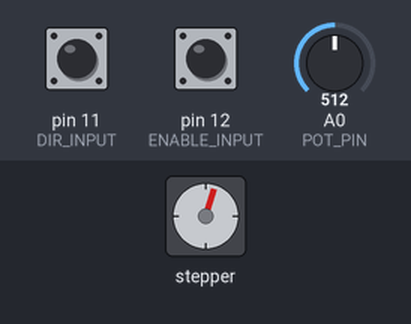
A program run on a simulated Arduino Nano, built with avr-gcc and run on an emulated ATmega328P. On the bench: stepper motor. Wiring (inferred from the names in the program): stepper motor driver (200 steps per turn assumed): step pin 9; direction pin 8; enable pin 7. Inputs (shaded band) come from the test bench; at power-on: pin 12 (ENABLE_INPUT) HIGH, pin 11 (DIR_INPUT) HIGH, A0 (POT_PIN) = 512.

Above: at 1.2 s.
1.3 s: pin 12 (ENABLE_INPUT) pulled LOW for 1 s
At 3.1 s:
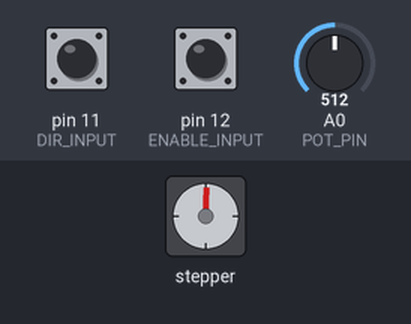
3.8 s: pin 12 (ENABLE_INPUT) pulled LOW for 0.15 s
At 5.0 s:
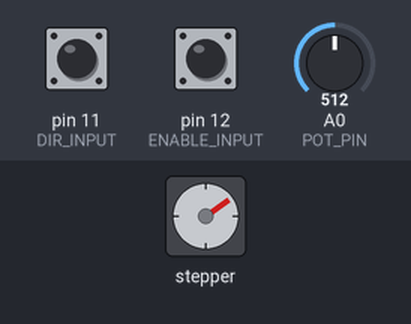
5.4 s: pin 12 (ENABLE_INPUT) pulled LOW for 0.15 s
At 6.2 s:
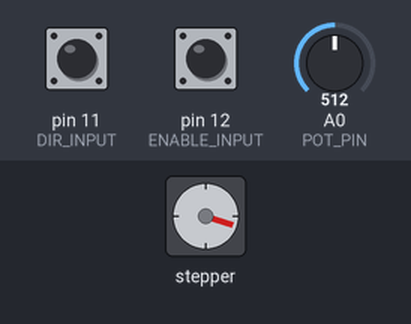
7.0 s: pin 12 (ENABLE_INPUT) pulled LOW for 3.2 s
At 11.4 s:
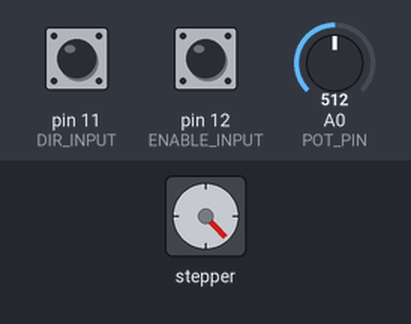
11.7 s: pin 12 (ENABLE_INPUT) pulled LOW for 0.15 s
At 12.3 s:
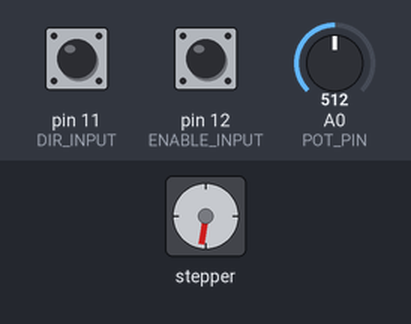
13.4 s: pin 12 (ENABLE_INPUT) pulled LOW for 1 s
At 14.8 s:
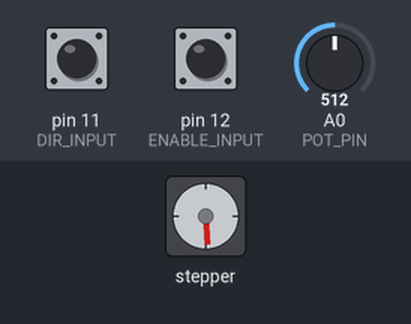
Timing chart, 0 to 16.4 s (numbered marks = the images above; inputs shaded):
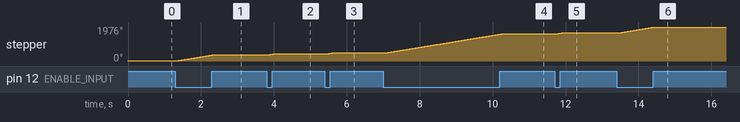

Measured:
- after the input at 1.3 s, stepper: turns 345° clockwise in 0.99 s, starting after 0.06 s
- after the input at 3.8 s, stepper: turns 52° clockwise in 0.15 s, starting after 0.05 s
- after the input at 5.4 s, stepper: turns 53° clockwise in 0.15 s, starting after 0.05 s
- after the input at 7.0 s, stepper: turns 1108° clockwise in 3.2 s, starting after 0.06 s
- after the input at 11.7 s, stepper: turns 53° clockwise in 0.15 s, starting after 0.06 s
- after the input at 13.4 s, stepper: turns 347° clockwise in 1.0 s, starting after 0.05 s
- by itself, stepper: turns 18° clockwise

The program:

main.cpp
```cpp
#include <Arduino.h>
#include <Wire.h>

// Definisikan pin yang digunakan
#define STEP_PIN 9   // Pin untuk sinyal STEP
#define DIR_PIN 8    // Pin untuk sinyal DIR
#define ENABLE_PIN 7 // Pin untuk sinyal ENABLE
#define POT_PIN A0   // Pin untuk potensiometer

#define DIR_INPUT 11    // INPUT untuk sinyal DIR
#define ENABLE_INPUT 12 // INPUT untuk sinyal ENABLE

int stepDelay; // Variabel untuk mengatur delay antara langkah (kecepatan)
int potValue;  // Nilai dari potensiometer

// Variabel untuk debounce
unsigned long lastDebounceEna = 0; // Waktu terakhir debounce untuk tombol 1
unsigned long lastDebounceDir = 0; // Waktu terakhir debounce untuk tombol 2
unsigned long debounceDelay = 50;  // Delay untuk debounce (50 ms)

int lastButtonDir = LOW; // Status terakhir tombol 1
int lastButtonEna = LOW; // Status terakhir tombol 2

int buttonStateDir = LOW; // Status saat ini untuk tombol 1
int buttonStateEna = LOW; // Status saat ini untuk tombol 2

void setup()
{
  // Mengatur pin output untuk kontrol stepper
  pinMode(STEP_PIN, OUTPUT);
  pinMode(DIR_PIN, OUTPUT);
  pinMode(ENABLE_PIN, OUTPUT);

  // Mengatur pin INPUT untuk kontrol stepper
  pinMode(DIR_INPUT, INPUT_PULLUP);
  pinMode(ENABLE_INPUT, INPUT_PULLUP);

  // Mengaktifkan motor (ENABLE pin low untuk mengaktifkan)
  digitalWrite(ENABLE_PIN, LOW);

  // Inisialisasi arah motor
  digitalWrite(DIR_PIN, HIGH); // Set HIGH untuk searah jarum jam (CW)
}

void loop()
{
  // Membaca nilai dari potensiometer (0-1023)
  potValue = analogRead(POT_PIN);

  // Membaca status tombol dir
  int readingDir = digitalRead(DIR_INPUT);
  if (readingDir != lastButtonDir)
    lastDebounceDir = millis(); // Reset waktu debounce
  if ((millis() - lastDebounceDir) > debounceDelay)
  {
    if (readingDir != buttonStateDir)
    {
      buttonStateDir = readingDir;
      (buttonStateDir == HIGH) ? digitalWrite(DIR_PIN, HIGH) : digitalWrite(DIR_PIN, LOW);
    }
  }
  lastButtonDir = readingDir;

  // Membaca status tombol ena
  int readingEna = digitalRead(ENABLE_INPUT);
  if (readingEna != lastButtonEna)
    lastDebounceEna = millis(); // Reset waktu debounce
  if ((millis() - lastDebounceEna) > debounceDelay)
  {
    if (readingEna != buttonStateEna)
    {
      buttonStateEna = readingEna;
      (buttonStateEna == HIGH) ? digitalWrite(ENABLE_PIN, HIGH) : digitalWrite(ENABLE_PIN, LOW);
    }
  }
  lastButtonEna = readingEna;

  // Mengonversi nilai potensiometer menjadi delay yang sesuai
  // Nilai potensiometer akan dikonversi menjadi delay antara langkah (0-1000 us)
  stepDelay = map(potValue, 0, 1023, 10000, 10); // Mengubah nilai 0-1023 menjadi 100-1000 microseconds

  // jika lebih dari 900 us matikan motor
  // if (stepDelay > 900)
  // {
  //   digitalWrite(STEP_PIN, LOW); // STEP low
  // }
  // else
  // {
    digitalWrite(STEP_PIN, HIGH); // STEP high
    delayMicroseconds(3);         // Delay sesuai kecepatan yang diatur
    digitalWrite(STEP_PIN, LOW);  // STEP low
    delayMicroseconds(stepDelay); // Delay sesuai kecepatan yang diatur
  // }
}
```
